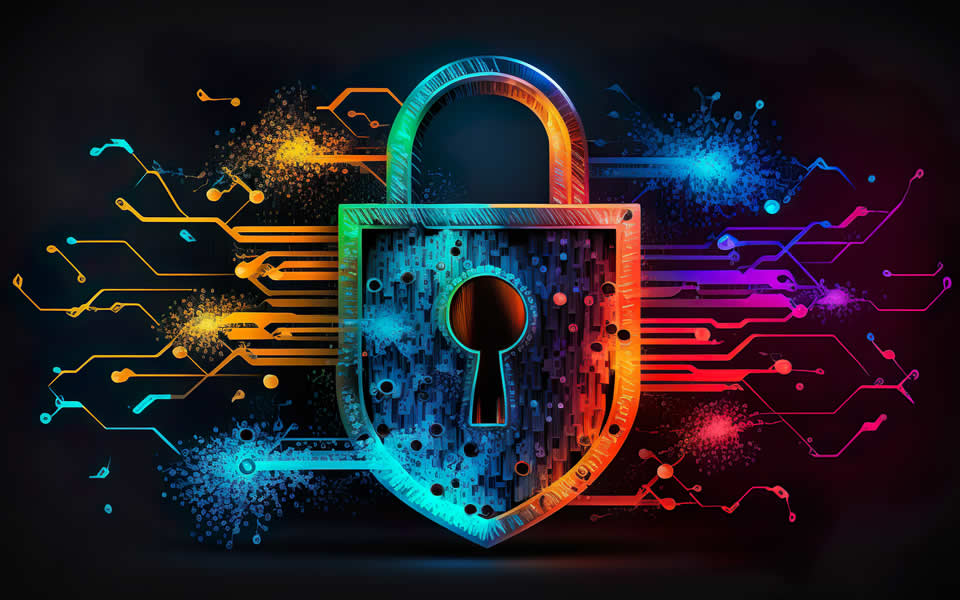
#> input picture input_image.png, 960 x 600 px, found by its file name
$ python 2image_encryption.py
#> lines starting #> are read from the running program, lines starting #| are printed output that depends on the picture
from PIL import Image
import numpy as np
import os

def encrypt_decrypt_image(input_path, output_path, key):
#> called with key = 123
    try:
        # Open the image
        image = Image.open(input_path)
#> image is the input picture: PIL image 960x600 RGB; mean R, G, B 36, 31.5, 39.6
        np_image = np.array(image)

        # Encrypt/Decrypt the image by applying XOR with the key
        encrypted_decrypted_image = np_image ^ key
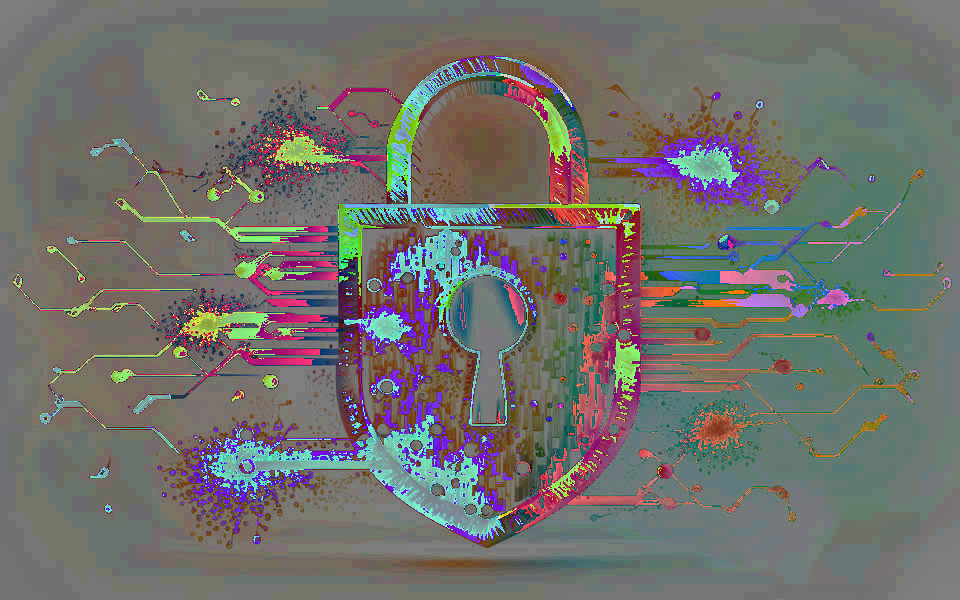
#> encrypted_decrypted_image: shape (600, 960, 3); mean R, G, B 111.8, 111.8, 107.7

        # Save the modified image
        result_image = Image.fromarray(encrypted_decrypted_image)
        result_image.save(output_path)
        print(f"Image saved to {output_path}")
    except FileNotFoundError:
        print(f"Error: The file {input_path} was not found.")
    except Image.UnidentifiedImageError:
        print(f"Error: The file {input_path} is not a valid image file.")
    except Exception as e:
        print(f"An error occurred: {e}")

if __name__ == "__main__":
    key = 123  # Example key for XOR operation


    input_image_path = r"C:\Users\RAHUL ANAND\Desktop\Prodigy Infotech\input_image.png"
    encrypted_image_path = r"C:\Users\RAHUL ANAND\Desktop\Prodigy Infotech\encrypted_image.png"
    decrypted_image_path = r"C:\Users\RAHUL ANAND\Desktop\Prodigy Infotech\decrypted_image.png"

    # Encrypt the image
    encrypt_decrypt_image(input_image_path, encrypted_image_path, key)

    # Decrypt the image
    encrypt_decrypt_image(encrypted_image_path, decrypted_image_path, key)
